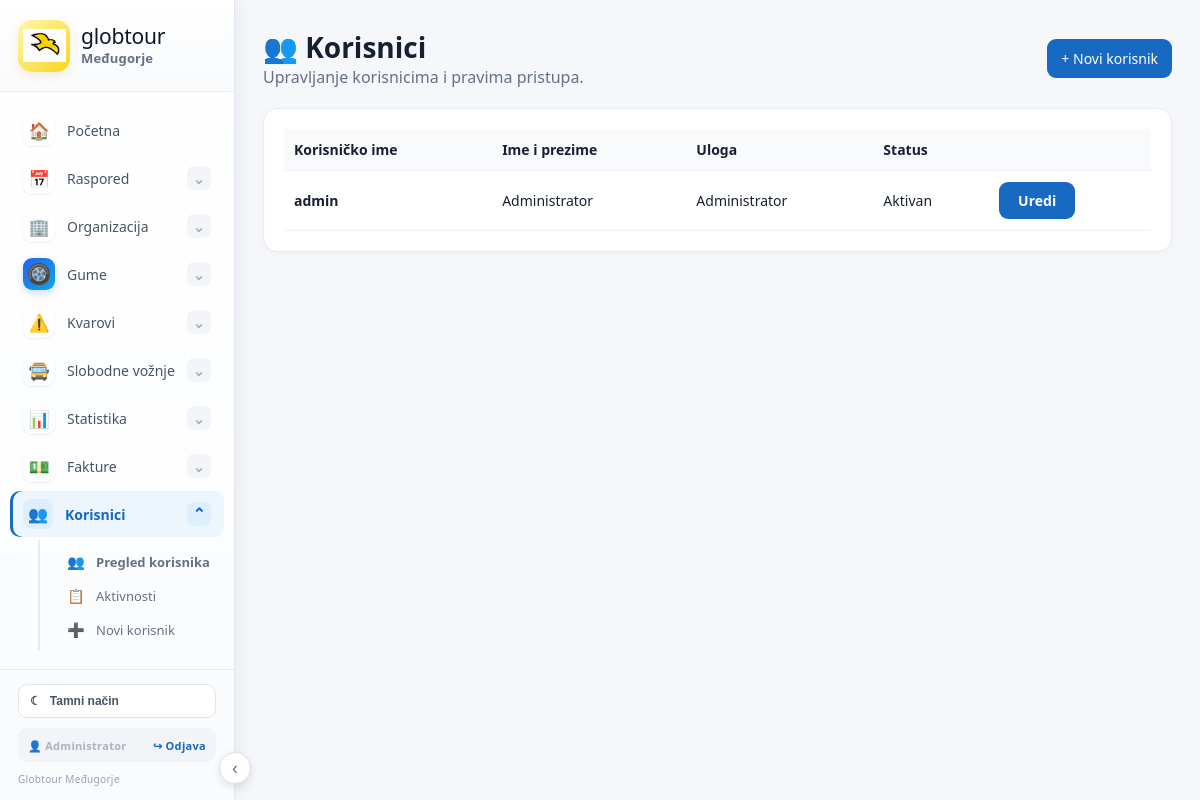
Screenshot of /korisnici (signed in) with the database file from the repository.
### tables this page shows
CREATE TABLE users (
        id INTEGER PRIMARY KEY AUTOINCREMENT,
        username TEXT UNIQUE NOT NULL,
        password_hash TEXT NOT NULL,
        full_name TEXT,
        role TEXT NOT NULL DEFAULT 'user',
        permissions TEXT DEFAULT '',
        active INTEGER NOT NULL DEFAULT 1
    );

### app.py (the view)
@permission_required("users_view")
@app.route("/korisnici")
def users():
    u=auth_user()
    if not has_permission(u,"users_view"): return render_template("403.html"),403
    c=db(); rows=c.execute("SELECT id,username,full_name,role,active FROM users ORDER BY username").fetchall(); c.close()
    return render_template("users.html",rows=rows)

### app.py (called while the page is built, shortened)
@app.context_processor
def inject_today():
 return {'today':date.today().isoformat()}

def db():
 ensure_return_schema()
 c=sqlite3.connect(DB); c.row_factory=sqlite3.Row
 seed_known_line_durations(c)
 return c

@app.context_processor
def customer_select_options():
    try:
        c=db()
        rows=c.execute("SELECT id,name,id_number,vat_number,address,city,country,contact_person,phone,email,note FROM customers WHERE COALESCE(active,'Da')!='Ne' ORDER BY name COLLATE NOCASE").fetchall()
        c.close()
    except Exception:
        rows=[]
    return {"customer_rows":rows, "free_ride_customer_options":rows}

@app.context_processor
def inject_customer_lookup():
    def customer_by_name(name):
        return _customer_data(name)
    return {"customer_by_name":customer_by_name}

@app.context_processor
def inject_customers():
    try:
        c=db()
        rows=c.execute("SELECT name FROM customers WHERE COALESCE(active,'Da')!='Ne' ORDER BY name").fetchall()
        c.close()
    except Exception:
        rows=[]
    return {"customer_rows":rows}

@app.context_processor
def ctx(): return {"today":date.today().isoformat()}

def auth_user():
    uid=session.get("user_id")
    if not uid:
        return None
    try:
        c=db()
        row=c.execute("SELECT * FROM users WHERE id=? AND active=1",(uid,)).fetchone()
        c.close()
        return row
    except Exception:
        return None

def has_permission(user, key):
    if user is None:
        return False
    try:
        role=str(user["role"] or "").strip().lower()
        permissions=str(user["permissions"] or "")
        if role == "admin" or permissions.strip() == "*":
            return True
    except Exception:
        return False

@app.context_processor
def auth_context():
    return {"current_user": auth_user(), "has_permission": has_permission}

@app.before_request
def auth_guard():
    endpoint=request.endpoint or ""
    if endpoint in ("login", "static"):
        return None
    if not session.get("user_id"):
        return redirect(url_for("login"))
    return None

### templates/users.html (shortened to what this page needs)
{% extends "base.html" %}{% block content %}
<div class="title"><div><h1>👥 Korisnici</h1><div class="muted">Upravljanje korisnicima i pravima pristupa.</div></div>{% if has_permission(current_user,"users_edit") %}<a class="btn" href="/korisnici/novi">+ Novi korisnik</a>{% endif %}</div>
<div class="panel"><table><tr><th>Korisničko ime</th><th>Ime i prezime</th><th>Uloga</th><th>Status</th><th></th></tr>
{% for u in rows %}<tr><td><strong>{{u.username}}</strong></td><td>{{u.full_name or ''}}</td><td>{{'Administrator' if u.role=='admin' else 'Korisnik'}}</td><td>{% if u.active %}<span class="badge green">Aktivan</span>{% else %}<span class="badge">Neaktivan</span>{% endif %}</td><td>{% if has_permission(current_user,"users_edit") %}<a class="btn edit-btn" href="/korisnici/{{u.id}}/uredi">Uredi</a>{% endif %}</td></tr>{% else %}<tr><td colspan="5">Nema korisnika.</td></tr>{% endfor %}
</table></div>{% endblock %}

### templates/base.html (shortened to what this page needs)
<!doctype html><html lang="hr"><head><meta charset="utf-8"><meta name="viewport" content="width=device-width,initial-scale=1"><title>Globtour Međugorje</title><link rel="stylesheet" href="{{url_for('static',filename='style.css')}}">
</head><body>
<aside class="sidebar">
  <div class="sidebar-brand">
    <a href="/" class="brand">
      <span class="brand-logo"><img src="{{url_for('static',filename='globtour-bird.png')}}" alt="Globtour"></span>
      <span class="brand-text"><span>globtour</span><strong>Međugorje</strong></span>
    </a>
  </div>
  <nav class="side-nav">
    <a class="side-link" href="/"><span class="side-icon main-nav-icon">🏠</span><span>Početna</span></a>
    <details class="side-group">
      <summary><span class="side-icon main-nav-icon">📅</span><span>Raspored</span><span class="chevron">⌄</span></summary>
    </details>
    <details class="side-group">
      <summary><span class="side-icon main-nav-icon">🏢</span><span>Organizacija</span><span class="chevron">⌄</span></summary>
    </details>
    <details class="side-group">
      <summary><span class="side-icon main-nav-icon tire-modern-icon">🛞</span><span>Gume</span><span class="chevron">⌄</span></summary>
    </details>
    {% if has_permission(current_user,"breakdowns_view") %}
<details class="side-group" {% if request.path.startswith('/kvarovi') %}open{% endif %}>
  <summary>
    <span class="side-icon main-nav-icon">⚠️</span>
    <span>Kvarovi</span>
    <span class="chevron">⌄</span>
  </summary>
</details>
{% endif %}
    <details class="side-group" {% if request.path.startswith('/slobodne-voznje') %}open{% endif %}>
      <summary><span class="side-icon main-nav-icon">🚍</span><span>Slobodne vožnje</span><span class="chevron">⌄</span></summary>
    </details>
    <details class="side-group" {% if request.path.startswith('/statistika') %}open{% endif %}>
      <summary><span class="side-icon main-nav-icon">📊</span><span>Statistika</span><span class="chevron">⌄</span></summary>
    </details>
    <details class="side-group" {% if request.path.startswith('/predracuni') or request.path.startswith('/c-fakture') %}open{% endif %}>
      <summary><span class="side-icon main-nav-icon">💵</span><span>Fakture</span><span class="chevron">⌄</span></summary>
    </details>
    <details class="side-group">
      <summary><span class="side-icon">👥</span><span>Korisnici</span><span class="chevron">⌄</span></summary>
      <div class="side-sub">
        <a href="/korisnici"><span class="sub-icon">👥</span>Pregled korisnika</a>
        {% if current_user and current_user["role"]=="admin" %}<a href="/aktivnosti"><span class="sub-icon">📋</span>Aktivnosti</a>{% endif %}
        <a href="/korisnici/novi"><span class="sub-icon">➕</span>Novi korisnik</a>
      </div>
    </details>
  </nav>
  <div class="sidebar-bottom">
    <button class="theme-toggle" type="button" onclick="toggleTheme()" aria-label="Promijeni temu">
      <span id="theme-icon">☾</span><span id="theme-label">Tamni način</span>
    </button>
    <div class="account-box">
      <span class="account-name">👤 {% if current_user %}{{current_user["full_name"] or current_user["username"]}}{% else %}Korisnik{% endif %}</span>
      <a class="logout-link" href="/logout">↪ Odjava</a>
    </div>
    <span class="sidebar-copy">Globtour Međugorje</span>
  </div>
</aside>
<button class="sidebar-toggle" type="button" onclick="toggleSidebar()" aria-label="Sakrij izbornik">‹</button>
<main class="wrap">{% with messages=get_flashed_messages(with_categories=true) %}{% for cat,msg in messages %}<div class="alert alert-{{cat}}">{{msg}}</div>{% endfor %}{% endwith %}{% block content %}{% endblock %}</main>
</body></html>

### rows the page displays
users: full_name "Administrator", username "admin", role "Administrator", active "Aktivan"
